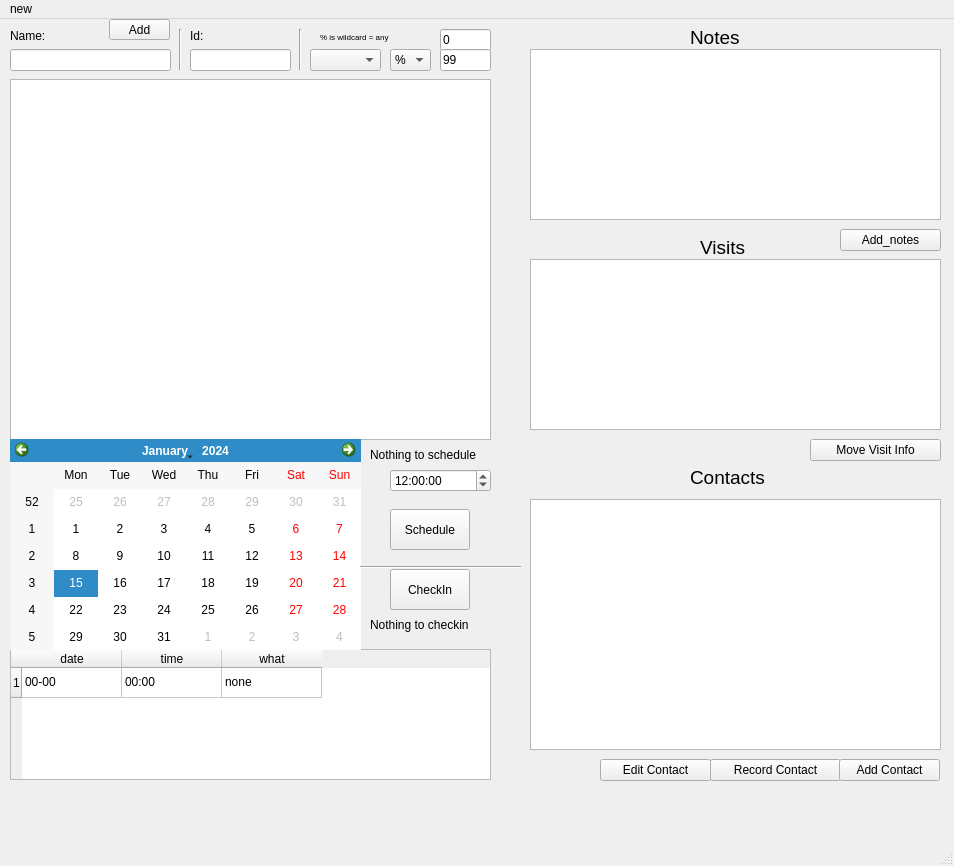
<?xml version="1.0" encoding="UTF-8"?>
<ui version="4.0">
 <class>MainWindow</class>
 <widget class="QMainWindow" name="MainWindow">
  <property name="geometry">
   <rect>
    <x>0</x>
    <y>0</y>
    <width>954</width>
    <height>866</height>
   </rect>
  </property>
  <property name="windowTitle">
   <string>MainWindow</string>
  </property>
  <widget class="QWidget" name="centralwidget">
   <widget class="QLineEdit" name="fullname">
    <property name="geometry">
     <rect>
      <x>10</x>
      <y>30</y>
      <width>161</width>
      <height>22</height>
     </rect>
    </property>
   </widget>
   <widget class="QLineEdit" name="subjid_search">
    <property name="geometry">
     <rect>
      <x>190</x>
      <y>30</y>
      <width>101</width>
      <height>22</height>
     </rect>
    </property>
   </widget>
   <widget class="QTableWidget" name="people_table">
    <property name="geometry">
     <rect>
      <x>10</x>
      <y>60</y>
      <width>481</width>
      <height>361</height>
     </rect>
    </property>
   </widget>
   <widget class="QTableWidget" name="cal_table">
    <property name="geometry">
     <rect>
      <x>10</x>
      <y>630</y>
      <width>481</width>
      <height>131</height>
     </rect>
    </property>
    <row>
     <property name="text">
      <string>1</string>
     </property>
    </row>
    <column>
     <property name="text">
      <string>date</string>
     </property>
    </column>
    <column>
     <property name="text">
      <string>time</string>
     </property>
    </column>
    <column>
     <property name="text">
      <string>what</string>
     </property>
    </column>
    <item row="0" column="0">
     <property name="text">
      <string>00-00</string>
     </property>
    </item>
    <item row="0" column="1">
     <property name="text">
      <string>00:00</string>
     </property>
    </item>
    <item row="0" column="2">
     <property name="text">
      <string>none</string>
     </property>
    </item>
   </widget>
   <widget class="QCalendarWidget" name="calendarWidget">
    <property name="geometry">
     <rect>
      <x>10</x>
      <y>420</y>
      <width>351</width>
      <height>211</height>
     </rect>
    </property>
   </widget>
   <widget class="QPushButton" name="schedule_button">
    <property name="geometry">
     <rect>
      <x>390</x>
      <y>490</y>
      <width>80</width>
      <height>41</height>
     </rect>
    </property>
    <property name="text">
     <string>Schedule</string>
    </property>
   </widget>
   <widget class="QPushButton" name="checkin_button">
    <property name="geometry">
     <rect>
      <x>390</x>
      <y>550</y>
      <width>80</width>
      <height>41</height>
     </rect>
    </property>
    <property name="text">
     <string>CheckIn</string>
    </property>
   </widget>
   <widget class="QTimeEdit" name="timeEdit">
    <property name="geometry">
     <rect>
      <x>390</x>
      <y>450</y>
      <width>101</width>
      <height>23</height>
     </rect>
    </property>
    <property name="time">
     <time>
      <hour>12</hour>
      <minute>0</minute>
      <second>0</second>
     </time>
    </property>
   </widget>
   <widget class="QLabel" name="checkin_what_label">
    <property name="geometry">
     <rect>
      <x>370</x>
      <y>590</y>
      <width>121</width>
      <height>31</height>
     </rect>
    </property>
    <property name="text">
     <string>Nothing to checkin</string>
    </property>
   </widget>
   <widget class="QLabel" name="schedule_what_label">
    <property name="geometry">
     <rect>
      <x>370</x>
      <y>420</y>
      <width>291</width>
      <height>31</height>
     </rect>
    </property>
    <property name="text">
     <string>Nothing to schedule</string>
    </property>
   </widget>
   <widget class="QTableWidget" name="contact_table">
    <property name="geometry">
     <rect>
      <x>530</x>
      <y>480</y>
      <width>411</width>
      <height>251</height>
     </rect>
    </property>
   </widget>
   <widget class="QTableWidget" name="visit_table">
    <property name="geometry">
     <rect>
      <x>530</x>
      <y>240</y>
      <width>411</width>
      <height>171</height>
     </rect>
    </property>
   </widget>
   <widget class="Line" name="line">
    <property name="geometry">
     <rect>
      <x>360</x>
      <y>540</y>
      <width>161</width>
      <height>16</height>
     </rect>
    </property>
    <property name="orientation">
     <enum>Qt::Horizontal</enum>
    </property>
   </widget>
   <widget class="QPushButton" name="record_contact_button">
    <property name="geometry">
     <rect>
      <x>710</x>
      <y>740</y>
      <width>131</width>
      <height>22</height>
     </rect>
    </property>
    <property name="text">
     <string>Record Contact</string>
    </property>
   </widget>
   <widget class="QPushButton" name="add_contact_button">
    <property name="geometry">
     <rect>
      <x>839</x>
      <y>740</y>
      <width>101</width>
      <height>22</height>
     </rect>
    </property>
    <property name="text">
     <string>Add Contact</string>
    </property>
   </widget>
   <widget class="QPushButton" name="visit_info_button">
    <property name="geometry">
     <rect>
      <x>810</x>
      <y>420</y>
      <width>131</width>
      <height>22</height>
     </rect>
    </property>
    <property name="text">
     <string>Move Visit Info</string>
    </property>
   </widget>
   <widget class="QLabel" name="search_note_label">
    <property name="geometry">
     <rect>
      <x>320</x>
      <y>10</y>
      <width>81</width>
      <height>16</height>
     </rect>
    </property>
    <property name="font">
     <font>
      <pointsize>6</pointsize>
     </font>
    </property>
    <property name="text">
     <string>% is wildcard = any</string>
    </property>
   </widget>
   <widget class="QLabel" name="search_name_label">
    <property name="geometry">
     <rect>
      <x>10</x>
      <y>10</y>
      <width>59</width>
      <height>14</height>
     </rect>
    </property>
    <property name="text">
     <string>Name:</string>
    </property>
   </widget>
   <widget class="QLabel" name="search_id_label">
    <property name="geometry">
     <rect>
      <x>190</x>
      <y>10</y>
      <width>59</width>
      <height>14</height>
     </rect>
    </property>
    <property name="text">
     <string>Id:</string>
    </property>
   </widget>
   <widget class="QLabel" name="visit_label">
    <property name="geometry">
     <rect>
      <x>700</x>
      <y>220</y>
      <width>161</width>
      <height>16</height>
     </rect>
    </property>
    <property name="font">
     <font>
      <pointsize>14</pointsize>
     </font>
    </property>
    <property name="text">
     <string>Visits</string>
    </property>
   </widget>
   <widget class="QLabel" name="contacts_label">
    <property name="geometry">
     <rect>
      <x>690</x>
      <y>450</y>
      <width>241</width>
      <height>16</height>
     </rect>
    </property>
    <property name="font">
     <font>
      <pointsize>14</pointsize>
     </font>
    </property>
    <property name="text">
     <string>Contacts</string>
    </property>
   </widget>
   <widget class="Line" name="line_2">
    <property name="geometry">
     <rect>
      <x>290</x>
      <y>10</y>
      <width>20</width>
      <height>41</height>
     </rect>
    </property>
    <property name="orientation">
     <enum>Qt::Vertical</enum>
    </property>
   </widget>
   <widget class="Line" name="line_3">
    <property name="geometry">
     <rect>
      <x>170</x>
      <y>10</y>
      <width>20</width>
      <height>41</height>
     </rect>
    </property>
    <property name="orientation">
     <enum>Qt::Vertical</enum>
    </property>
   </widget>
   <widget class="QLineEdit" name="min_age_search">
    <property name="geometry">
     <rect>
      <x>440</x>
      <y>10</y>
      <width>51</width>
      <height>22</height>
     </rect>
    </property>
    <property name="text">
     <string>0</string>
    </property>
   </widget>
   <widget class="QLineEdit" name="max_age_search">
    <property name="geometry">
     <rect>
      <x>440</x>
      <y>30</y>
      <width>51</width>
      <height>22</height>
     </rect>
    </property>
    <property name="text">
     <string>99</string>
    </property>
   </widget>
   <widget class="QComboBox" name="sex_search">
    <property name="geometry">
     <rect>
      <x>390</x>
      <y>30</y>
      <width>41</width>
      <height>22</height>
     </rect>
    </property>
    <item>
     <property name="text">
      <string>%</string>
     </property>
    </item>
    <item>
     <property name="text">
      <string>M</string>
     </property>
    </item>
    <item>
     <property name="text">
      <string>F</string>
     </property>
    </item>
   </widget>
   <widget class="QComboBox" name="study_search">
    <property name="geometry">
     <rect>
      <x>310</x>
      <y>30</y>
      <width>71</width>
      <height>22</height>
     </rect>
    </property>
    <item>
     <property name="text">
      <string/>
     </property>
    </item>
   </widget>
   <widget class="QPushButton" name="add_person_button">
    <property name="geometry">
     <rect>
      <x>109</x>
      <y>0</y>
      <width>61</width>
      <height>21</height>
     </rect>
    </property>
    <property name="text">
     <string>Add</string>
    </property>
   </widget>
   <widget class="QTableWidget" name="note_table">
    <property name="geometry">
     <rect>
      <x>530</x>
      <y>30</y>
      <width>411</width>
      <height>171</height>
     </rect>
    </property>
   </widget>
   <widget class="QLabel" name="notes_label">
    <property name="geometry">
     <rect>
      <x>690</x>
      <y>10</y>
      <width>161</width>
      <height>16</height>
     </rect>
    </property>
    <property name="font">
     <font>
      <pointsize>14</pointsize>
     </font>
    </property>
    <property name="text">
     <string>Notes</string>
    </property>
   </widget>
   <widget class="QPushButton" name="add_notes_button">
    <property name="geometry">
     <rect>
      <x>840</x>
      <y>210</y>
      <width>101</width>
      <height>22</height>
     </rect>
    </property>
    <property name="text">
     <string>Add_notes</string>
    </property>
   </widget>
   <widget class="QPushButton" name="edit_contact_button">
    <property name="geometry">
     <rect>
      <x>600</x>
      <y>740</y>
      <width>111</width>
      <height>22</height>
     </rect>
    </property>
    <property name="text">
     <string>Edit Contact</string>
    </property>
   </widget>
  </widget>
  <widget class="QStatusBar" name="statusbar"/>
  <widget class="QMenuBar" name="menubar">
   <property name="geometry">
    <rect>
     <x>0</x>
     <y>0</y>
     <width>954</width>
     <height>22</height>
    </rect>
   </property>
   <widget class="QMenu" name="menuStudy">
    <property name="title">
     <string>new</string>
    </property>
    <addaction name="actionStudy"/>
    <addaction name="actionTask"/>
    <addaction name="actionVisit_type"/>
   </widget>
   <addaction name="menuStudy"/>
  </widget>
  <action name="actionStudy">
   <property name="text">
    <string>study</string>
   </property>
  </action>
  <action name="actionTask">
   <property name="text">
    <string>task</string>
   </property>
  </action>
  <action name="actionVisit_type">
   <property name="text">
    <string>visit type</string>
   </property>
  </action>
 </widget>
 <resources/>
 <connections/>
</ui>
